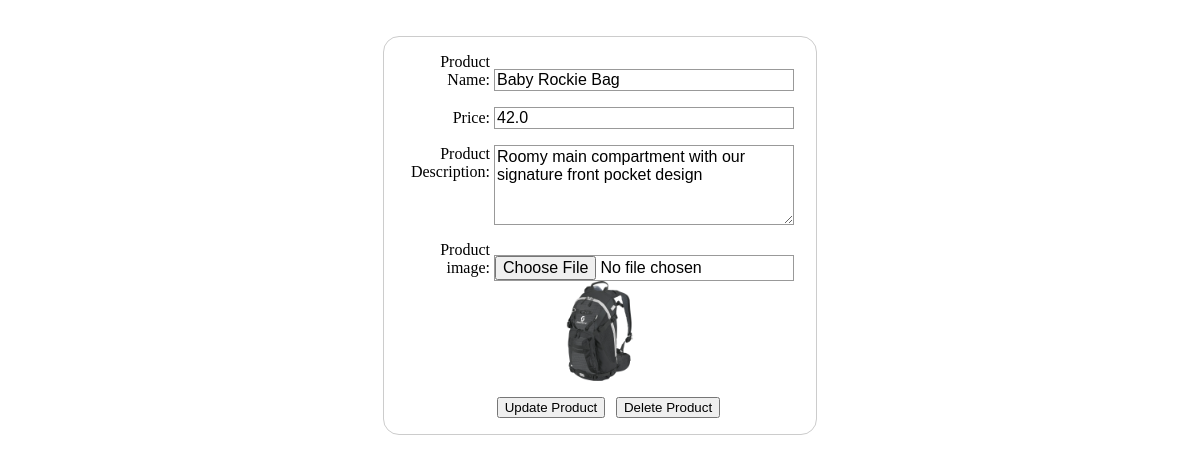
/edit/Baby Rockie Bag, run on the app's committed database.
### tables this page shows
CREATE TABLE Products (Name TEXT PRIMARY KEY, Description TEXT, Price REAL, Image TEXT );

### server.py (the view)
@app.route("/edit/<product>", methods=["GET"])
def edit_product(product):
    try:
        con = open_DB('catalogue.db')
        cur = con.cursor()
        cur.execute("SELECT * FROM products where name=?",(product,))
        row = cur.fetchone()
        con.close()
    except Exception as e:
        print(str(e))
    return render_template("product_edit.html", data=row)

### server.py (called while the page is built)
def open_DB(db):
    connection = sqlite3.connect(db)
    connection.row_factory = sqlite3.Row # return a library instead of a tuple
    return connection

### templates/product_edit.html (shortened to what this page needs)
﻿<!DOCTYPE html>
<html lang="en">
<head>
</head>
<body>
    <form action="{{ url_for('edit_product',product=data['name'])}}" method="post" enctype = "multipart/form-data">
        <div>
            <label for="name">Product Name:</label>
            <input type="text" id="name" name="name" required="required" value="{{ data['name']}}">
        </div>
        <div>
            <label for="price">Price:</label>
            <input type="number" step="0.10" id="price" name="price" value="{{data['price']}}">
        </div>
        <div>
            <label for="description">Product Description:</label>
            <textarea id="description" name="description">{{ data['description']}}</textarea>
        </div>
        <div>
            <label for="image">Product image:</label>
            <input type="file" id="image" name="image">
            <image src="/static/images/{{ data['image'] }}" style="width:100px;display:block;margin:auto auto" />
        </div>
        <div class="button">
            <button type="submit" name="submit" value="update">Update Product</button>
            <button type="submit" name="submit" value="delete">Delete Product</button>
        </div>
    </form>
</body>
</html>

### templates/product_edit.html (style rules this page uses)
form { margin: 10px auto; width: 400px; padding: 1em; border: 1px solid #CCC; border-radius: 1em; }
form div + div { margin-top: 1em; }
label { display: inline-block; width: 90px; text-align: right; }
input, textarea { font: 1em sans-serif; width: 300px; box-sizing: border-box; border: 1px solid #999; }
textarea { vertical-align: top; height: 5em; }
.button { padding-left: 90px; }
button { margin-left: .5em; }

### data on the page
Products: name "Baby Rockie Bag", price "42.0", description "Roomy main compartment with our signature front pocket design", image (picture)
